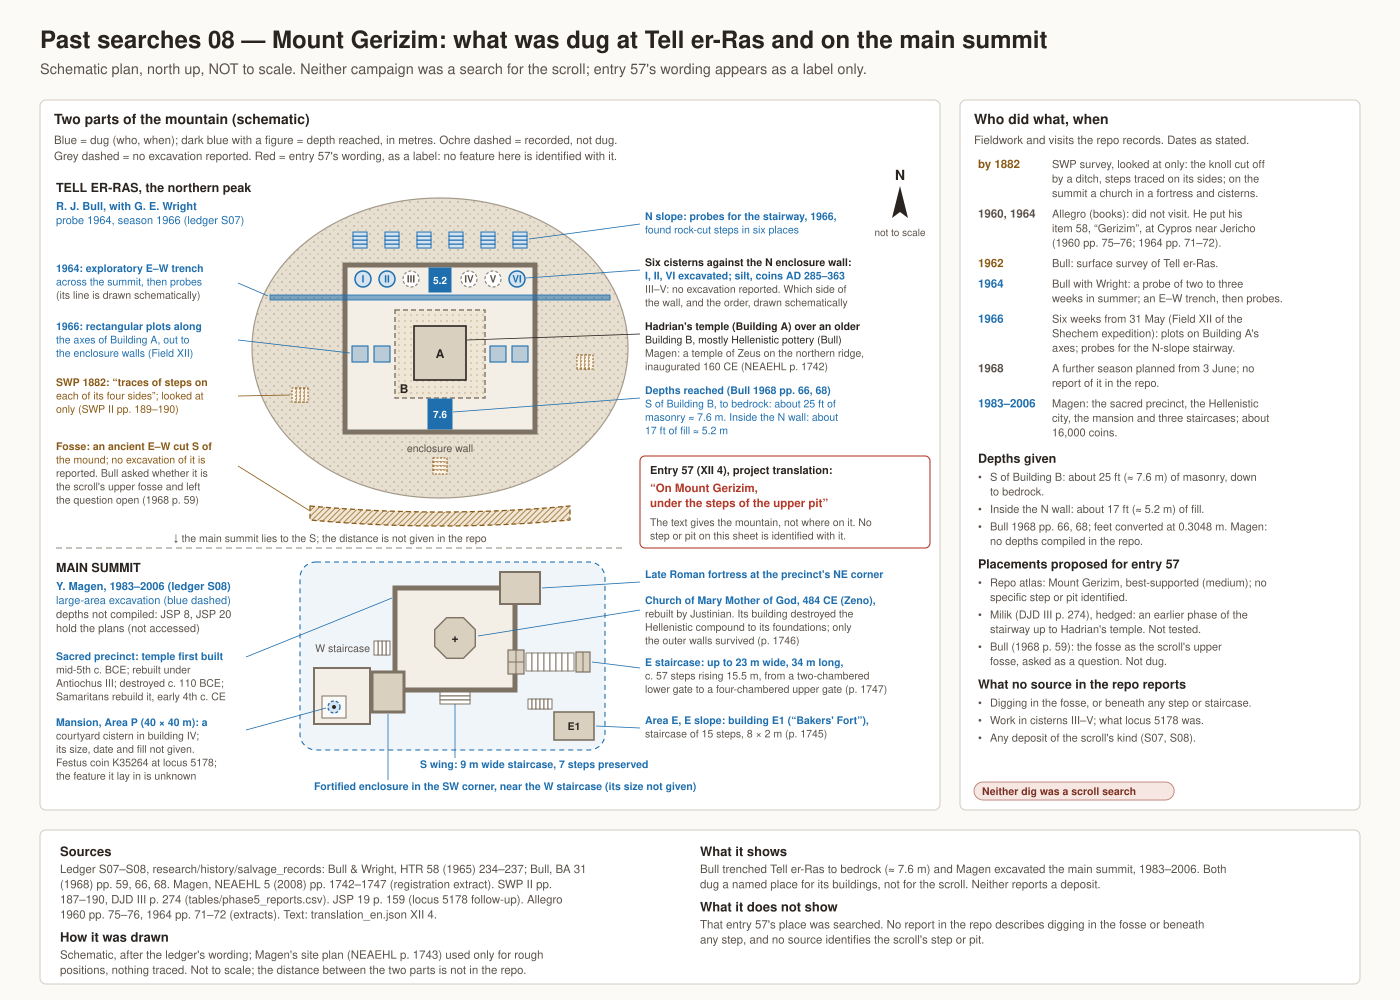

The script that saved this image:
"""Past searches 08: Mount Gerizim and entry 57 ("under the steps of the upper pit"):
what was dug at Tell er-Ras and on the main summit.

Neither campaign drawn here was a search for the scroll. Both were excavations of a named place.

Sources (repo paths, with the publications and pages they cite):
- research/history/salvage_records/searches.csv, rows S07 and S08 (method, extent_depth, found,
  coverage_notes, notes); sources.csv (SRC-BULLWRIGHT-1965, SRC-BULL-1968, SRC-LEFKOVITS-2000);
  README.md (the Gerizim paragraphs). Bull and Wright, HTR 58 (1965) 234-237; Bull, BA 31 (1968)
  58-72, pp. 59, 66, 68; Lefkovits 2000 pp. 411-412.
- registration/gerizim_magen_neaehl_extracted.md: Magen, NEAEHL 5 (2008) pp. 1742-1747
  (site plan p. 1743).
- research/sites/gerizim_locus5178_followup_2026-10-01.md: Magen, Bijovsky and Tzionit,
  JSP 19 (2021) p. 159 (Festus specimen K35264, Area P, locus 5178).
- tables/phase5_reports.csv, entry 57 rows: SWP Memoirs II (1882) pp. 187-190; Milik, DJD III
  (1962) p. 274.
- research/history/allegro1960_treasure_extracted.md (pp. 75-76) and
  research/history/allegro1964_treasure_2nd_ed_extracted.md (pp. 71-72, 75): Allegro put his
  item 58 ("Gerizim") at Cypros near Jericho and did not visit the Samaritan mountain.
- text/translation_en.json XII 4; text/readings.json e57-step, e57-upper-pit;
  atlas/app/atlas-data.json entry 57.
- research/assets/plans/neaehl-vol5/gerizim-extract.pdf, PDF p. 2 (printed p. 1743): looked at
  for rough relative positions only. Nothing is traced.
"""
import csv
import json
import re
import sys
from pathlib import Path

sys.path.insert(0, str(Path(__file__).resolve().parent))
from common import S, P, BLUE, RED, GREY, REPO, page, out_path, bullets  # noqa: E402

FT = 0.3048
OCHRE = P["ochre_d"]
INK, SUB = P["ink"], P["sub"]


# ------------------------------------------------------------------ data and checks
def read_csv(path):
    with open(path, encoding="utf-8", newline="") as fh:
        return list(csv.DictReader(fh))


SR = REPO / "research" / "history" / "salvage_records"
LEDGER = {r["search_id"]: r for r in read_csv(SR / "searches.csv")}
s7, s8 = LEDGER["S07"], LEDGER["S08"]
for field, phrase in (
        ("entry_ids", "57"),
        ("when_text", "surface survey 1962"),
        ("when_text", "two to three weeks in summer 1964"),
        ("when_text", "six-week season from 31 May 1966"),
        ("when_text", "another season planned from 3 June 1968"),
        ("method", "1964: an exploratory east-west trench across the summit, then probes"),
        ("method", "1966: rectangular plots along the axes of Building A, out to the enclosure walls (Field XII)"),
        ("method", "probes for the stairway on the north slope"),
        ("extent_depth", "trenches reached bedrock beside Building B on the south (about 25 feet of masonry)"),
        ("extent_depth", "about 17 feet of fill inside the north enclosure wall (Bull 1968 pp. 66, 68)"),
        ("extent_depth", "The fosse south of the mound is not reported as excavated."),
        ("found", "Hadrian's temple (Building A) on an older Building B with mostly Hellenistic pottery"),
        ("found", "an enclosure wall"),
        ("found", "rock-cut steps in six places on the north slope"),
        ("found", "six cisterns against the north enclosure wall (I, II and VI excavated, silt with coins of AD 285-363)"),
        ("found", "Bull asked whether the fosse south of the mound is the scroll's upper fosse (Bull 1968 p. 59)"),
        ("coverage_notes", "not a search for the scroll's deposit"),
        ("coverage_notes", "No report describes digging in the fosse or under steps beside it."),
        ("purpose", "excavation_of_named_place")):
    assert phrase in s7[field], f"S07 {field}: {phrase!r}"
for field, phrase in (
        ("entry_ids", "57"),
        ("when_start", "1983"), ("when_end", "2006"),
        ("method", "large-area excavation"),
        ("looked_at", "the sacred precinct, the Hellenistic city, the mansion (Area P), three staircases"),
        ("extent_depth", "not compiled; JSP 8 and JSP 20 hold the plans (not accessed)"),
        ("found", "about 16,000 coins"),
        ("coverage_notes", "No deposit of the scroll's kind is reported."),
        ("notes", "Not a scroll search."),
        ("purpose", "excavation_of_named_place")):
    assert phrase in s8[field], f"S08 {field}: {phrase!r}"
SOURCES = {r["source_id"]: r for r in read_csv(SR / "sources.csv")}
for sid in ("SRC-BULLWRIGHT-1965", "SRC-BULL-1968", "SRC-LEFKOVITS-2000"):
    assert SOURCES[sid]["access"] in ("read", "read_owner_copy"), sid
assert "Field XII of the Shechem expedition" in SOURCES["SRC-BULL-1968"]["notes"]

DEPTH_B = 25 * FT        # beside Building B, to bedrock
DEPTH_N = 17 * FT        # fill inside the north enclosure wall
assert f"{DEPTH_B:.1f}" == "7.6" and f"{DEPTH_N:.1f}" == "5.2"

NEAEHL = (REPO / "registration" / "gerizim_magen_neaehl_extracted.md").read_text(encoding="utf-8")
for phrase in ('Temple "first built in the mid-fifth century BCE"',
               '"the temple and its compound were rebuilt and the city expanded greatly"',
               "destroyed by John Hyrcanus around 110 BCE",
               "the Samaritans reconstructed the sacred precinct",
               "In 484 CE Zeno built the church of Mary Mother of God on the ruins; Justinian rebuilt it",
               '"destroyed the Hellenistic compound to its foundations, with only its outer walls surviving" (p. 1746)',
               "stood at the precinct's NE corner",
               "up to 23 m wide and 34 m long, rose 15.5 m to the upper levels by way of some 57 steps",
               '"an elaborate, four-chambered upper gate"', "two-chambered lower gate",
               "a monumental 9-m-wide staircase, seven steps of which are preserved",
               '"measuring 8 m long and 2 m wide, and including 15 steps, all preserved intact"',
               '"The Bakers\' Fort", Area E, on the eastern slope south of the sacred precinct',
               "in the fortified enclosure in the southwestern corner, near the western staircase",
               "Measuring 40 by 40 m", "constructed abutting the wall of the sacred precinct",
               "built around a stone-paved central courtyard with a cistern",
               "The cistern's dimensions, date, fill and latest finds are not given.",
               "Temple of Zeus on the northern ridge, 160 CE onward (NEAEHL p. 1742)",
               "west of the fortified enclosure, no. 9"):
    assert phrase in NEAEHL, phrase
FOLLOW = (REPO / "research" / "sites" / "gerizim_locus5178_followup_2026-10-01.md").read_text(encoding="utf-8")
assert "P / 5178 / 51777 / 35264" in FOLLOW and "The architectural identification of that locus remains unrecovered" in FOLLOW

P5 = [r for r in read_csv(REPO / "tables" / "phase5_reports.csv") if r["entry"] == "57"]
swp_knoll = next(r for r in P5 if r["page"] == "189-190")
assert "the northern knoll (Tell er-Ras) is cut off by a ditch" in swp_knoll["feature"]
assert swp_knoll["quote"] == "there are traces of steps on each of its four sides"
swp_summit = next(r for r in P5 if r["page"] == "187-188")
assert "about half a dozen cisterns" in swp_summit["feature"]
milik = next(r for r in P5 if r["page"].startswith("274"))
assert "earlier phase of the stairway" in milik["feature"] and "Hadrian's temple" in milik["feature"]
lefk = next(r for r in P5 if r["page"] == "412" and "Bull" in r["feature"])
assert "six cisterns" in lefk["feature"]

A60 = (REPO / "research" / "history" / "allegro1960_treasure_extracted.md").read_text(encoding="utf-8")
A64 = (REPO / "research" / "history" / "allegro1964_treasure_2nd_ed_extracted.md").read_text(encoding="utf-8")
assert "Herod's Cypros" in A60 and "Item 58" in A60
assert "**Samaritan Gerizim.** Not visited; rejected on argument (p.71)." in A64
assert "Item 58 is the Jericho \"Gerizim\": Herod's Cypros" in A64

TR = json.loads((REPO / "text" / "translation_en.json").read_text(encoding="utf-8"))
XII4 = re.sub(r"\{\{([^|}]*)\|[^}]*\}\}", r"\1", TR["XII 4"]).strip()
assert XII4 == "On Mount Gerizim, under the steps of the upper pit:", XII4
ATLAS = json.loads((REPO / "atlas" / "app" / "atlas-data.json").read_text(encoding="utf-8"))
E57 = next(e for e in ATLAS["entries"] if e["id"] == "57")
assert E57["lines"] == "XII 4-5" and E57["status"] == "best-supported" and E57["confidence"] == "medium"
assert "No specific step or pit is identified." in E57["caution"]


# ------------------------------------------------------------------ drawing helpers
def lab(x, y, rows, size=10.5, lh=13.4):
    """rows: list of (text, colour, weight or None). Returns the next free y."""
    for s, col, w in rows:
        c.text(x, y, s, size, col, w)
        y += lh
    return y


def stair(x, y, n=4, w=14, tread=4, up="S", col=BLUE, dash=None, fill="#ffffff"):
    """Small flight of steps centred at (x, y); treads run across the direction `up`."""
    rot = {"N": 0, "E": 90, "S": 180, "W": 270}[up]
    g = [f'<g transform="rotate({rot} {x:.1f} {y:.1f})">']
    top = y - n * tread / 2
    d = f' stroke-dasharray="{dash}"' if dash else ""
    for i in range(n):
        g.append(f'<rect x="{x - w / 2:.1f}" y="{top + i * tread:.1f}" width="{w}" height="{tread}" '
                 f'fill="{fill}" stroke="{col}" stroke-width="1"{d}/>')
    g.append("</g>")
    c.add("".join(g))


def plot(x, y, w, h, solid=False, figure=None):
    """A trench or plot dug by Bull. Solid = the two trenches with a stated depth."""
    if solid:
        c.rect(x, y, w, h, fill=BLUE, stroke=BLUE, width=1)
        if figure:
            c.text(x + w / 2, y + h / 2 + 4, figure, 10, "#ffffff", 700, anchor="middle")
    else:
        c.rect(x, y, w, h, fill=BLUE, fill_opacity=0.28, stroke=BLUE, width=1.1)


def octagon(x, y, r):
    pts = [S.pt(x, y, 22.5 + 45 * k, r) for k in range(8)]
    c.polyline(pts, fill=P["stone"], stroke=P["stone_d"], width=1.4, close=True)


# ------------------------------------------------------------------ page
c = page("08", "Mount Gerizim: what was dug at Tell er-Ras and on the main summit",
         "Schematic plan, north up, NOT to scale. Neither campaign was a search for the scroll; "
         "entry 57's wording appears as a label only.")
TOP, BOTTOM = 100, 810
mx, my, mw, mh = S.panel(c, 40, TOP, 900, BOTTOM - TOP, "Two parts of the mountain (schematic)",
                         ["Blue = dug (who, when); dark blue with a figure = depth reached, in metres. "
                          "Ochre dashed = recorded, not dug.",
                          "Grey dashed = no excavation reported. Red = entry 57's wording, as a label: "
                          "no feature here is identified with it."])
LX, RX = mx + 8, 645           # left and right label columns

# ================================================================== Tell er-Ras (north)
cx, cy, rx, ry = 440, 348, 188, 150
mound = (f"M{cx - rx},{cy} C{cx - rx},{cy - ry * 0.56} {cx - rx * 0.56},{cy - ry} {cx},{cy - ry} "
         f"C{cx + rx * 0.56},{cy - ry} {cx + rx},{cy - ry * 0.56} {cx + rx},{cy} "
         f"C{cx + rx},{cy + ry * 0.56} {cx + rx * 0.56},{cy + ry} {cx},{cy + ry} "
         f"C{cx - rx * 0.56},{cy + ry} {cx - rx},{cy + ry * 0.56} {cx - rx},{cy} Z")
c.path(mound, fill="url(#rockfill)", stroke=P["rock_d"], width=1.2)

# fosse south of the mound: recorded, not excavated
c.path(f"M310,506 Q440,518 570,506 L570,520 Q440,532 310,520 Z", fill="url(#hatch)", stroke=OCHRE,
       width=1.3, dash="5 3")

# enclosure wall, buildings
wx0, wy0, wx1, wy1 = 345, 265, 535, 432
c.rect(wx0, wy0, wx1 - wx0, wy1 - wy0, fill="#f4efe6", stroke=P["stone_d"], width=5)
c.rect(395, 310, 90, 88, fill="url(#earth)", stroke=P["stone_d"], width=1.4, dash="5 3")
c.rect(414, 326, 52, 54, fill=P["stone"], stroke=INK, width=1.6)
c.text(440, 358, "A", 12, INK, 700, anchor="middle")
c.text(404, 393, "B", 12, INK, 700, anchor="middle")
c.text(cx, 452, "enclosure wall", 10.5, SUB, anchor="middle")

# 1964 exploratory E-W trench across the summit (line schematic)
c.rect(270, 295, 340, 5, fill=BLUE, fill_opacity=0.55, stroke=BLUE, width=0.8)
# 1966 plots along the axes of Building A, out to the enclosure walls
for x in (352, 374, 490, 512):
    plot(x, 346, 16, 16)
plot(429, 268, 22, 24, solid=True, figure=f"{DEPTH_N:.1f}")   # fill inside the N wall
plot(428, 399, 24, 30, solid=True, figure=f"{DEPTH_B:.1f}")   # beside B on the S, to bedrock

# six cisterns against the north wall (I, II, VI excavated); order schematic
for x, num in zip((363, 387, 411, 469, 493, 517), ("I", "II", "III", "IV", "V", "VI")):
    dug = num in ("I", "II", "VI")
    if dug:
        c.circle(x, 279, 8, fill="#d5e4f0", stroke=BLUE, width=1.5)
    else:
        c.circle(x, 279, 8, fill="#ffffff", stroke=GREY, width=1.2, dash="3 2")
    c.text(x, 282.5, num, 10, BLUE if dug else SUB, 700, anchor="middle")

# north slope: rock-cut steps in six places, found by the 1966 probes
for x in (360, 392, 424, 456, 488, 520):
    stair(x, 240, n=4, w=14, tread=4, up="S", col=BLUE, fill="#d5e4f0")
# SWP 1882: traces of steps on each side (looked at only)
stair(300, 395, n=4, w=14, tread=4, up="E", col=OCHRE, dash="2 1.5", fill="#fbf3e6")
stair(585, 362, n=4, w=14, tread=4, up="W", col=OCHRE, dash="2 1.5", fill="#fbf3e6")
stair(440, 466, n=4, w=14, tread=4, up="N", col=OCHRE, dash="2 1.5", fill="#fbf3e6")

# ---- left labels
lab(LX, 192, [("TELL ER-RAS, the northern peak", INK, 700)], size=12.5)
lab(LX, 210, [("R. J. Bull, with G. E. Wright", BLUE, 700),
              ("probe 1964, season 1966 (ledger S07)", BLUE, None)], size=11, lh=14)
lab(LX, 272, [("1964: exploratory E–W trench", BLUE, 600),
              ("across the summit, then probes", BLUE, None),
              ("(its line is drawn schematically)", SUB, None)])
S.leader(c, 238, 283, 268, 296, BLUE)
lab(LX, 330, [("1966: rectangular plots along", BLUE, 600),
              ("the axes of Building A, out to", BLUE, None),
              ("the enclosure walls (Field XII)", BLUE, None)])
S.leader(c, 238, 340, 350, 353, BLUE)
lab(LX, 386, [("SWP 1882: “traces of steps on", OCHRE, 600),
              ("each of its four sides”; looked at", OCHRE, None),
              ("only (SWP II pp. 189–190)", OCHRE, None)])
S.leader(c, 238, 396, 290, 395, OCHRE)
lab(LX, 450, [("Fosse: an ancient E–W cut S of", OCHRE, 600),
              ("the mound; no excavation of it is", OCHRE, None),
              ("reported. Bull asked whether it is", SUB, None),
              ("the scroll's upper fosse and left", SUB, None),
              ("the question open (1968 p. 59)", SUB, None)])
S.leader(c, 238, 466, 310, 511, OCHRE)

# ---- right labels
S.north_arrow(c, 900, 212)
c.text(900, 236, "not to scale", 10, SUB, anchor="middle")
lab(RX, 220, [("N slope: probes for the stairway, 1966,", BLUE, 600),
              ("found rock-cut steps in six places", BLUE, None)])
S.leader(c, RX - 5, 224, 529, 239, BLUE)
lab(RX, 266, [("Six cisterns against the N enclosure wall:", INK, 600),
              ("I, II, VI excavated; silt, coins AD 285–363", BLUE, 600),
              ("III–V: no excavation reported. Which side of", SUB, None),
              ("the wall, and the order, drawn schematically", SUB, None)])
S.leader(c, RX - 5, 270, 526, 278, BLUE)
lab(RX, 330, [("Hadrian's temple (Building A) over an older", INK, 600),
              ("Building B, mostly Hellenistic pottery (Bull)", INK, None),
              ("Magen: a temple of Zeus on the northern ridge,", SUB, None),
              ("inaugurated 160 CE (NEAEHL p. 1742)", SUB, None)])
S.leader(c, RX - 5, 334, 467, 340, INK)
lab(RX, 394, [("Depths reached (Bull 1968 pp. 66, 68)", BLUE, 600),
              ("S of Building B, to bedrock: about 25 ft of", BLUE, None),
              (f"masonry ≈ {DEPTH_B:.1f} m. Inside the N wall: about", BLUE, None),
              (f"17 ft of fill ≈ {DEPTH_N:.1f} m", BLUE, None)])
S.leader(c, RX - 5, 398, 453, 412, BLUE)

# ---- entry 57 wording, as a label only (no leader to any feature)
bx, by, bw, bh = RX - 5, 456, 290, 92
c.rect(bx, by, bw, bh, fill=P["panel"], stroke=RED, width=1.1, rx=5)
lab(bx + 10, by + 18, [("Entry 57 (XII 4), project translation:", INK, 700)], size=11)
Q1, Q2 = XII4.rstrip(":").split(", ", 1)          # quote of 10 words
lab(bx + 10, by + 36, [(f"“{Q1},", RED, 700), (f"{Q2}”", RED, 700)], size=11.5, lh=15)
lab(bx + 10, by + 70, [("The text gives the mountain, not where on it. No", SUB, None),
                       ("step or pit on this sheet is identified with it.", SUB, None)])

# divider between the two parts
c.line(LX, 548, 625, 548, GREY, 1, dash="6 4")
c.text(330, 542, "↓ the main summit lies to the S; the distance is not given in the repo", 10.5, SUB,
       anchor="middle")

# ================================================================== main summit (south)
c.rect(300, 562, 305, 188, fill=BLUE, fill_opacity=0.07, stroke=BLUE, width=1.1, dash="5 4", rx=16)
# sacred precinct with the church inside
c.rect(395, 588, 120, 102, fill="#f4efe6", stroke=P["stone_d"], width=5)
octagon(455, 638, 22)
c.text(455, 642, "+", 12, INK, 700, anchor="middle")
# Late Roman fortress at the NE corner
c.rect(500, 572, 40, 32, fill=P["stone"], stroke=P["stone_d"], width=2)
# fortified enclosure in the SW corner
c.rect(372, 672, 32, 40, fill=P["stone"], stroke=P["stone_d"], width=3)
# monumental eastern staircase between the upper (four-chambered) and lower (two-chambered) gates
c.rect(508, 650, 16, 24, fill=P["stone"], stroke=P["stone_d"], width=1.2)
c.line(516, 650, 516, 674, P["stone_d"], 1)
c.line(508, 662, 524, 662, P["stone_d"], 1)
for k in range(8):
    c.rect(526 + k * 6, 653, 6, 18, fill="#ffffff", stroke=P["stone_d"], width=0.9)
c.rect(576, 652, 14, 20, fill=P["stone"], stroke=P["stone_d"], width=1.2)
c.line(583, 652, 583, 672, P["stone_d"], 1)
# 9 m wide staircase in the southern wing
stair(455, 698, n=3, w=30, tread=4, up="N", col=P["stone_d"])
# western staircase
stair(382, 648, n=4, w=14, tread=4, up="E", col=P["stone_d"])
c.text(370, 652, "W staircase", 10.5, SUB, anchor="end")
# mansion, Area P, west of the fortified enclosure
c.rect(314, 668, 56, 56, fill="#f4efe6", stroke=P["stone_d"], width=2)
c.rect(322, 696, 24, 22, fill=P["paper"], stroke=P["stone_d"], width=1)
c.circle(334, 707, 6, fill="#d5e4f0", stroke=BLUE, width=1.3, dash="3 2")
c.circle(334, 707, 2, fill=INK)
# Area E: building E1 with its 15-step staircase on the N side, descending eastward
stair(540, 704, n=6, w=10, tread=4, up="W", col=P["stone_d"])
c.rect(554, 712, 40, 28, fill=P["stone"], stroke=P["stone_d"], width=1.6)
c.text(574, 730, "E1", 10.5, INK, 700, anchor="middle")

# ---- left labels
lab(LX, 572, [("MAIN SUMMIT", INK, 700)], size=12.5)
lab(LX, 590, [("Y. Magen, 1983–2006 (ledger S08)", BLUE, 700),
              ("large-area excavation (blue dashed)", BLUE, None),
              ("depths not compiled: JSP 8, JSP 20", SUB, None),
              ("hold the plans (not accessed)", SUB, None)], size=11, lh=14)
lab(LX, 660, [("Sacred precinct: temple first built", BLUE, 600),
              ("mid-5th c. BCE; rebuilt under", SUB, None),
              ("Antiochus III; destroyed c. 110 BCE;", SUB, None),
              ("Samaritans rebuild it, early 4th c. CE", SUB, None)])
S.leader(c, 246, 657, 392, 598, BLUE)
lab(LX, 726, [("Mansion, Area P (40 × 40 m): a", BLUE, 600),
              ("courtyard cistern in building IV;", SUB, None),
              ("its size, date and fill not given.", SUB, None),
              ("Festus coin K35264 at locus 5178;", SUB, None),
              ("the feature it lay in is unknown", SUB, None)])
S.leader(c, 246, 730, 326, 708, BLUE)

# ---- labels below the drawing
lab(420, 768, [("S wing: 9 m wide staircase, 7 steps preserved", BLUE, 600)])
S.leader(c, 455, 758, 455, 704, BLUE)
lab(314, 790, [("Fortified enclosure in the SW corner, near the W staircase (its size not given)", BLUE, 600)])
S.leader(c, 388, 780, 388, 714, BLUE)

# ---- right labels
lab(RX, 578, [("Late Roman fortress at the precinct's NE corner", BLUE, 600)])
S.leader(c, RX - 5, 582, 542, 588, BLUE)
lab(RX, 604, [("Church of Mary Mother of God, 484 CE (Zeno),", BLUE, 600),
              ("rebuilt by Justinian. Its building destroyed the", SUB, None),
              ("Hellenistic compound to its foundations; only", SUB, None),
              ("the outer walls survived (p. 1746)", SUB, None)])
S.leader(c, RX - 5, 610, 478, 636, BLUE)
lab(RX, 666, [("E staircase: up to 23 m wide, 34 m long,", BLUE, 600),
              ("c. 57 steps rising 15.5 m, from a two-chambered", SUB, None),
              ("lower gate to a four-chambered upper gate (p. 1747)", SUB, None)])
S.leader(c, RX - 5, 668, 592, 662, BLUE)
lab(RX, 724, [("Area E, E slope: building E1 (“Bakers' Fort”),", BLUE, 600),
              ("staircase of 15 steps, 8 × 2 m (p. 1745)", SUB, None)])
S.leader(c, RX - 5, 728, 596, 726, BLUE)

# ================================================================== side panel
sx, sy, sw, sh = S.panel(c, 960, TOP, 400, BOTTOM - TOP, "Who did what, when",
                         ["Fieldwork and visits the repo records. Dates as stated."],
                         "Neither dig was a scroll search", "warn")
y = sy + 14
for when, what, col in (
        ("by 1882", "SWP survey, looked at only: the knoll cut off by a ditch, steps traced on its sides; "
                 "on the summit a church in a fortress and cisterns.", OCHRE),
        ("1960, 1964", "Allegro (books): did not visit. He put his item 58, “Gerizim”, at Cypros near "
                       "Jericho (1960 pp. 75–76; 1964 pp. 71–72).", SUB),
        ("1962", "Bull: surface survey of Tell er-Ras.", OCHRE),
        ("1964", "Bull with Wright: a probe of two to three weeks in summer; an E–W trench, then "
                 "probes.", BLUE),
        ("1966", "Six weeks from 31 May (Field XII of the Shechem expedition): plots on Building A's "
                 "axes; probes for the N-slope stairway.", BLUE),
        ("1968", "A further season planned from 3 June; no report of it in the repo.", SUB),
        ("1983–2006", "Magen: the sacred precinct, the Hellenistic city, the mansion and three "
                      "staircases; about 16,000 coins.", BLUE)):
    c.text(sx + 10, y, when, 11.5, col, 700)
    y = c.wrap(sx + 84, y, what, 46, 11, fill=SUB) + 6
y += 6
c.text(sx + 10, y, "Depths given", 12.5, INK, 700)
y = bullets(c, sx + 10, y + 18, [
    f"S of Building B: about 25 ft (≈ {DEPTH_B:.1f} m) of masonry, down to bedrock.",
    f"Inside the N wall: about 17 ft (≈ {DEPTH_N:.1f} m) of fill.",
    "Bull 1968 pp. 66, 68; feet converted at 0.3048 m. Magen: no depths compiled in the repo.",
], 56, 11, 3)
c.text(sx + 10, y + 6, "Placements proposed for entry 57", 12.5, INK, 700)
y = bullets(c, sx + 10, y + 24, [
    "Repo atlas: Mount Gerizim, best-supported (medium); no specific step or pit identified.",
    "Milik (DJD III p. 274), hedged: an earlier phase of the stairway up to Hadrian's temple. "
    "Not tested.",
    "Bull (1968 p. 59): the fosse as the scroll's upper fosse, asked as a question. Not dug.",
], 56, 11, 3)
c.text(sx + 10, y + 6, "What no source in the repo reports", 12.5, INK, 700)
y = bullets(c, sx + 10, y + 24, [
    "Digging in the fosse, or beneath any step or staircase.",
    "Work in cisterns III–V; what locus 5178 was.",
    "Any deposit of the scroll's kind (S07, S08).",
], 56, 11, 3)
SIDE_END = y

# ================================================================== footer
S.footer(c, 830, [
    ("Sources", "Ledger S07–S08, research/history/salvage_records: Bull & Wright, HTR 58 (1965) 234–237; "
     "Bull, BA 31 (1968) pp. 59, 66, 68. Magen, NEAEHL 5 (2008) pp. 1742–1747 (registration extract). "
     "SWP II pp. 187–190, DJD III p. 274 (tables/phase5_reports.csv). JSP 19 p. 159 (locus 5178 follow-up). "
     "Allegro 1960 pp. 75–76, 1964 pp. 71–72 (extracts). Text: translation_en.json XII 4."),
    ("How it was drawn", "Schematic, after the ledger's wording; Magen's site plan (NEAEHL p. 1743) used only "
     "for rough positions, nothing traced. Not to scale; the distance between the two parts is not in the repo."),
    ("What it shows", f"Bull trenched Tell er-Ras to bedrock (≈ {DEPTH_B:.1f} m) and Magen excavated the main "
     "summit, 1983–2006. Both dug a named place for its buildings, not for the scroll. Neither reports a "
     "deposit."),
    ("What it does not show", "That entry 57's place was searched. No report in the repo describes digging in the fosse or "
     "beneath any step, and no source identifies the scroll's step or pit."),
])
print(c.save(out_path("search_08_gerizim")))
print(f"side panel ends at y={SIDE_END:.0f} (badge at {BOTTOM - 28})")
